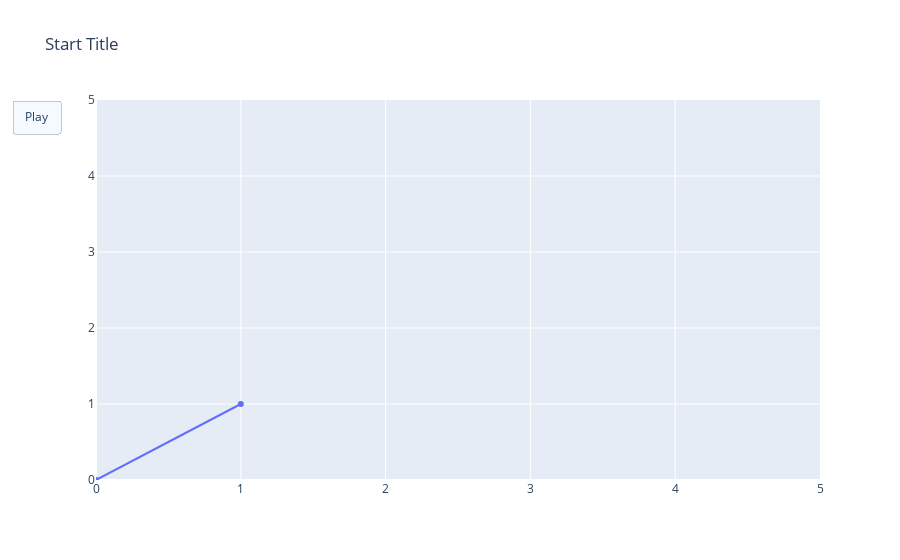

The cell this chart's notebook holds for it:
### Code cell
#Add a play button to restart viz
from plotly.offline import init_notebook_mode, iplot
from IPython.display import display, HTML

init_notebook_mode(connected=True)

figure = {'data': [{'x': [0, 1], 'y': [0, 1]}],
          'layout': {'xaxis': {'range': [0, 5], 'autorange': False},
                     'yaxis': {'range': [0, 5], 'autorange': False},
                     'title': 'Start Title',
                     'updatemenus': [{'type': 'buttons',
                                      'buttons': [{'label': 'Play',
                                                   'method': 'animate',
                                                   'args': [None]}]}]
                    },
          'frames': [{'data': [{'x': [0, 1], 'y': [0, 1]}]},
                      {'data': [{'x': [1, 2], 'y': [1, 2]}]},
                     {'data': [{'x': [1, 4], 'y': [1, 4]}]},
                     {'data': [{'x': [3, 4], 'y': [3, 4]}],
                      'layout': {'title': 'End Title'}}]}

iplot(figure)

### Figure 1 — Plotly figure (JSON) as saved in the notebook; plotly's stock layout.template omitted (floating-point values rounded to 4 significant figures)
{"data": [{"type": "scatter", "x": [0, 1], "y": [0, 1]}], "layout": {"title": {"text": "Start Title"}, "updatemenus": [{"buttons": [{"args": [null], "label": "Play", "method": "animate"}], "type": "buttons"}], "xaxis": {"autorange": false, "range": [0, 5]}, "yaxis": {"autorange": false, "range": [0, 5]}}}
